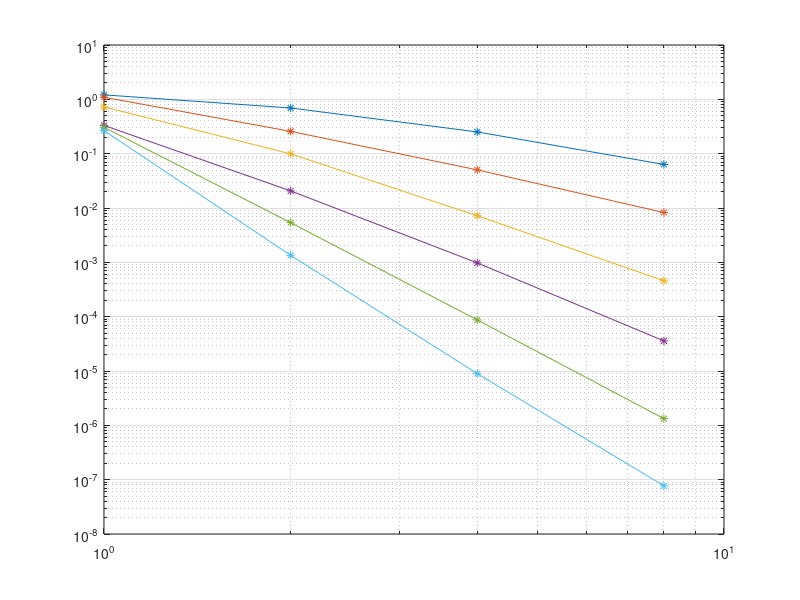

This figure's MATLAB source:
close all;
clear all;

%% l2 [Mesh][Order]

%% Sin(10x) + Sin(10y) + Sin(10z)


l2 = zeros(4, 6);

%% log_0_*
l2(0 + 1, 1) = +1.209063e+00; 
l2(0 + 1, 2) = +1.093649e+00; 
l2(0 + 1, 3) = +7.258179e-01; 
l2(0 + 1, 4) = +3.311431e-01; 

l2(0 + 1, 5) = +3.061368e-01; 
l2(0 + 1, 6) = +2.657874e-01; 

log_0_7 = +5.559542e-02; 
log_0_8 = +4.772116e-02; 

%% log_1_*
l2(1 + 1, 1) = +6.934718e-01; 
l2(1 + 1, 2) = +2.574699e-01; 
l2(1 + 1, 3) = +9.919870e-02; 
l2(1 + 1, 4) = +2.066949e-02; 

l2(1 + 1, 5) = +5.372951e-03; 
l2(1 + 1, 6) = +1.346614e-03; 

%% log_2_*
l2(2 + 1, 1) = +2.512674e-01; 
l2(2 + 1, 2) = +5.033066e-02; 
l2(2 + 1, 3) = +7.196701e-03; 
l2(2 + 1, 4) = +9.757486e-04; 

l2(2 + 1, 5) = +8.712885e-05; 
l2(2 + 1, 6) = +8.946592e-06; 

%% log_3_*
l2(3 + 1, 1) = +6.334412e-02; 
l2(3 + 1, 2) = +8.256671e-03; 
l2(3 + 1, 3) = +4.566923e-04; 
l2(3 + 1, 4) = +3.575723e-05; 

l2(3 + 1, 5) = +1.328543e-06; 
l2(3 + 1, 6) = +7.699689e-08;

%% log_4_*
%l2(4 + 1, 1) = +1.391785e-02; 
%l2(4 + 1, 2) = +1.250348e-03; 
%l2(4 + 1, 3) = +2.527752e-05; 
%l2(4 + 1, 4) = +1.225044e-06; 



h = [1, 1/2, 1/4, 1/8];% 1/16];
p = [1:6];

P = size(p, 2);
H = size(h, 2);

delta = zeros(H - 1, P);

for i = 1:H-1
    delta(i, :) = ...
        (log10(l2(i + 1, :)) - log10(l2(i, :))) / ...
        (log10(1/h(i + 1))   - log10(1/h(i)));
end

delta'

figure;
loglog(1./h, l2, '-*');
grid;
